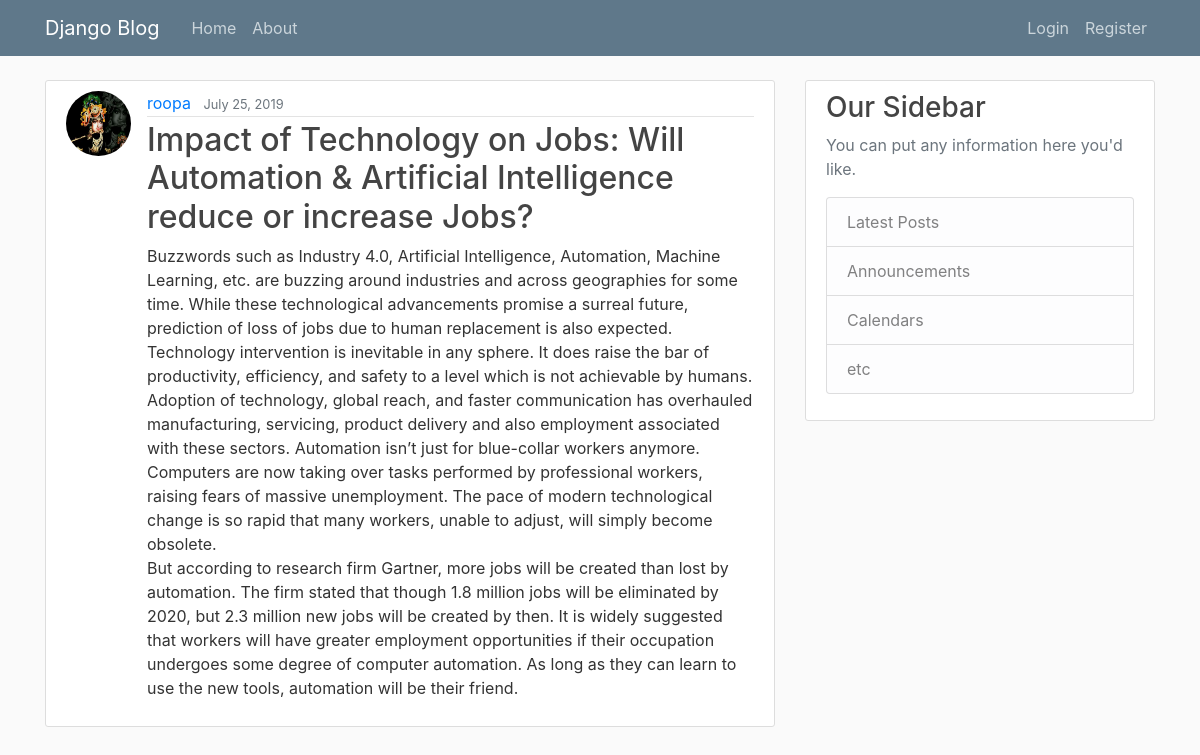
The page /post/8/ on the database its author committed.
### blog/models.py (models this page shows, shortened)
class Post(models.Model):
	title = models.CharField(max_length = 100)
	content = models.TextField()
	date_posted = models.DateTimeField(default = timezone.now)
	author = models.ForeignKey(User, on_delete=models.CASCADE)

### users/models.py (models this page shows, shortened)
class Profile(models.Model):
	user = models.OneToOneField(User, on_delete = models.CASCADE)
	image = models.ImageField(default='default.jpg', upload_to ='profile_pic')

### blog/views.py (the view)
# urls.py: path('post/<int:pk>/', PostDetailView.as_view(),name = 'post_detail'),
class PostDetailView(DetailView):
	model = Post

### blog/templates/blog/post_detail.html (shortened to what this page needs)
{% extends "blog/base.html" %}
{% block content%}
	<article class="media content-section">
		 <img class = "rounded-circle article-img" src="{{ object.author.profile.image.url }}">
		 <div class="media-body">
		 	<div class="article-metadata">
		    	<a class="mr-2" href="{% url 'user_posts' object.author.username %}">{{ object.author }}</a>
		     	<small class="text-muted">{{ object.date_posted|date:"F d, Y" }}</small>
		    </div>
		    <h2 class="article-content">{{ object.title }}</h2>
			<p class="article-content">{{ object.content }}</p>
		</div>
	</article>
{% endblock content %}

### blog/static/blog/main.css (style rules this page uses)
body { background: #fafafa; color: #333333; margin-top: 5rem; }
h1, h2, h3, h4, h5, h6 { color: #444444; }
.content-section { background: #ffffff; padding: 10px 20px; border: 1px solid #dddddd; border-radius: 3px; margin-bottom: 20px; }
.article-content { white-space: pre-line; }
.article-img { height: 65px; width: 65px; margin-right: 16px; }
.article-metadata { padding-bottom: 1px; margin-bottom: 4px; border-bottom: 1px solid #e3e3e3 }

### rows shown on the page
Post: author.profile.image (picture), author "roopa", date_posted "July 25, 2019", title "Impact of Technology on Jobs: Will Automation & Artificial Intelligence reduce or increase Jobs?", content "Buzzwords such as Industry 4.0, Artificial Intelligence, Automation, Machine Learning, etc. are buzzing around industries and across geographies for some time. While these technological advancements promise a surreal future, prediction of loss of jobs due to human replacement is also expected. Technology intervention is inevitable in any sphere. It does raise the bar of productivity, efficiency, and safety to a level which is not achievable by humans. Adoption of technology, global reach, and faster communication has overhauled manufacturing, servicing, product delivery and also employment associated with these sectors. Automation isn’t just for blue-collar workers anymore. Computers are…"
